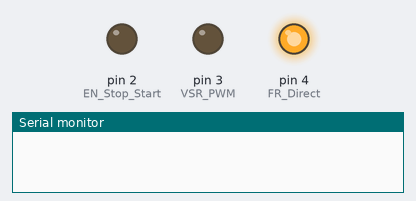
The sketch below on a simulated Arduino Uno, built with avr-gcc and run on an emulated ATmega328P. Shown: output pins drawn as LEDs (lit = HIGH), the last lines printed to the serial monitor.

Above: at 0.1 s.
At 115.1 s:
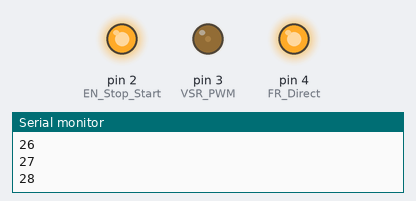
Timing chart, 0 to 116.6 s (numbered marks = the images above):
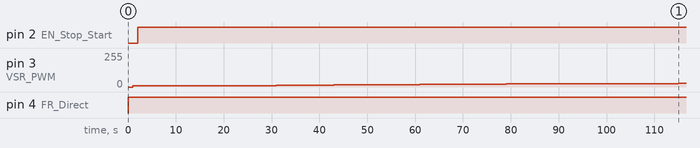

Measured:
- by itself, pin 2 (EN_Stop_Start): LOW → HIGH at 2.0 s
- by itself, pin 3 (VSR_PWM): moves from 0/255 to 28/255 over 114 s
- by itself, pin 4 (FR_Direct): LOW → HIGH at 0.00 s

The sketch:

BlowerTestRev3.ino
```cpp
/* BlowerTest-Program to test the connectivity of board, blower BLDC and Arduino.
 *            Program has for loop to run blower from minimum to maximum speed by varying pwm value between min and max value
 *            Modification - Frequency of PWM is settable; PWM library is to be added using Include Library from Sketch Menu
 * Author - AkRoy
 * Date - 15/04/2020
 */
#include<PWM.h>

#define VSR_PWM 3
#define EN_Stop_Start 2
#define FR_Direct 4
#define FG_Hall 7
#define Min_PWM 10
#define Max_PWM 250
int32_t frequency = 11000; //frequency (in Hz)

void setup() {
  Serial.begin(9600);
  InitTimersSafe();// all timers except Timer 0 are initialized
  SetPinFrequencySafe(VSR_PWM, frequency);//Set frequency as per defined frequency
  pinMode(VSR_PWM,OUTPUT);//for controlling via PWM signal
  pinMode(EN_Stop_Start,OUTPUT);//for Start- High; Stop - Low
  pinMode(FR_Direct,OUTPUT); //for CCW - High; CW - Low
 // pinMode(FG_Hall,INPUT); // for speed pulse output
}

void loop() {
  BlowerRun();//function to run blower from min to max rpm with PWM signal
  delay(1000);
  BlowerStop();//function to stop the blower
  delay(5000);
}

void BlowerRun(){
  digitalWrite(FR_Direct,HIGH);
  delay(1000);
  for(int i=Min_PWM;i<Max_PWM;i++){
      pwmWrite(VSR_PWM,i);
      delay(1000);
      digitalWrite(EN_Stop_Start,HIGH);
      Serial.println(i);
      delay(5000);
  }
  }

void BlowerStop(){
  digitalWrite(EN_Stop_Start,LOW);
  }
```
